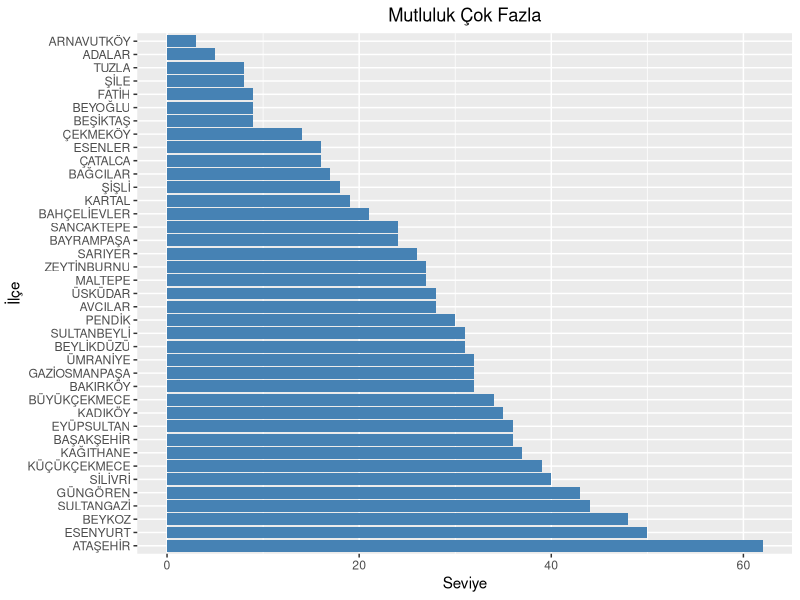
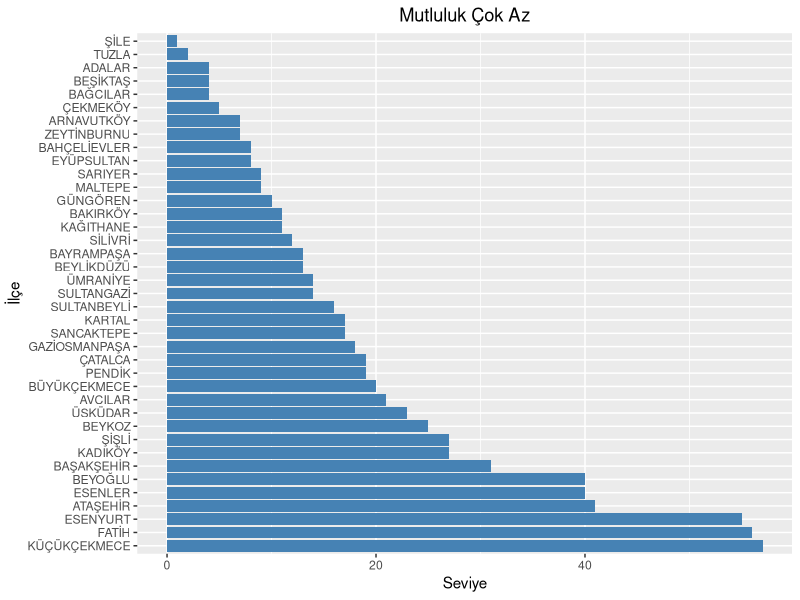

The R script that drew these images, in order:
## ---- chunk 1
library(dplyr)
library(ggplot2)

diamonds
## ---- chunk 2

as_tibble(diamonds)


## ---- chunk 3
View(diamonds)
## ---- chunk 4
diamonds$x %>%
  round(2)  %>%
  mean()
## ---- chunk 5
d2 <- round(diamonds$x,2)
mean(d2)
## ---- chunk 6
library(readxl)
library(dplyr)
library(ggplot2)

emotion <-read_excel("datas/1-vdym-ilce-baznda-hanelerdeki-duygu-durum-istatistikleri.xlsx")

area <- emotion$`İlçe` %>%
    as.factor()
# ordered by "Mutluluk_Çok Fazla"
area <- reorder(area, -emotion$`Mutluluk_Çok Fazla`)
# plot
ggplot(emotion, aes(x = area, y = `Mutluluk_Çok Fazla`)) +
    geom_bar(stat = "identity", fill = "steelblue") +
    coord_flip() +
    labs(title = "Mutluluk Çok Fazla", x = "İlçe", y = "Seviye") +
    theme(plot.title = element_text(hjust = 0.5))
## ---- chunk 7

area  <- reorder(area, -emotion$`Mutluluk_Çok Az`)
#plot
ggplot(emotion, aes(x = area, y = `Mutluluk_Çok Az`)) +
    geom_bar(stat = "identity", fill = "steelblue") +
    coord_flip() +
    labs(title = "Mutluluk Çok Az", x = "İlçe", y = "Seviye") +
    theme(plot.title = element_text(hjust = 0.5))
